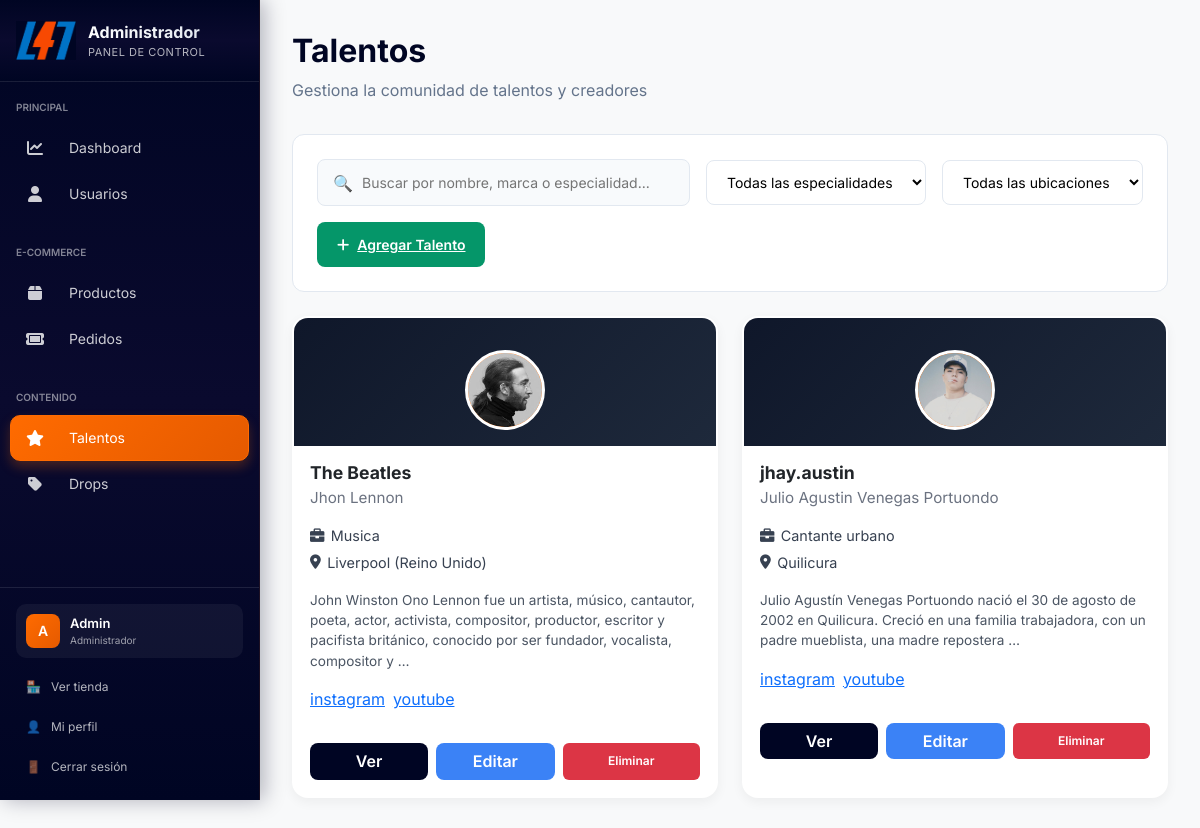
Screenshot of /adminpanel/talento/ with the database file from the repository.
### apps/talent/models.py (models this page shows, shortened)
class Talent(models.Model):
    full_name = models.CharField(max_length=100)
    brand_name = models.CharField(max_length=100, blank=True)
    location = models.CharField(max_length=100)
    specialty = models.CharField(max_length=100)
    biography = models.TextField()
    contact_email = models.EmailField(blank=True)
    phone_number = models.CharField(max_length=20, blank=True)
    profile_image = models.ImageField(upload_to='talents/profile/')
    cover_image = models.ImageField(upload_to='talents/cover/', blank=True)
    video_url = models.URLField(blank=True, help_text="Video de presentación/documental")
    is_verified = models.BooleanField(default=False)
    created_at = models.DateTimeField(auto_now_add=True)
    updated_at = models.DateTimeField(auto_now=True)
    class Meta:
        ordering = ['-is_verified', '-created_at']

class TalentSocialLink(models.Model):
    PLATFORM_CHOICES = [
        ('instagram', 'Instagram'),
        ('twitter', 'Twitter'),
        ('linkedin', 'LinkedIn'),
        ('website', 'Website'),
        ('facebook', 'Facebook'),
        ('youtube', 'YouTube'),
        ('tiktok', 'TikTok'),
        ('otro', 'Otro'),
    ]
    talent = models.ForeignKey(Talent, on_delete=models.CASCADE, related_name='social_links')
    platform = models.CharField(max_length=20, choices=PLATFORM_CHOICES)
    url = models.URLField()

### apps/adminpanel/views.py (the view)
def talentos(request):
    talents = Talent.objects.all()
    data = {
        'talents': talents,
    }
    return render(request, 'adminpanel/talent/talent.html', data)

### apps/cart/context_processors.py (called while the page is built)
def cart_context(request):
    cart = None
    if request.user.is_authenticated:
        cart = Cart.objects.filter(user=request.user).first()
    return {'cart': cart}

### apps/adminpanel/templates/adminpanel/talent/talent.html (shortened to what this page needs)
{% extends 'base/base_admin.html' %}
{% load static %}
{% block css %}
<link rel="stylesheet" href="{% static 'adminpanel/css/talent.css' %}">
{% endblock css %}
{% block content %}
<div class="content-area">
    <div class="content-header">
        <h1 class="content-title">Talentos</h1>
        <p class="content-subtitle">Gestiona la comunidad de talentos y creadores</p>
    </div>
    {% include 'adminpanel/talent/includes/talent_controls.html' %}
    <div class="talents-grid" id="talentsGrid">
        {% for talent in talents %}
        {% include 'adminpanel/talent/includes/talent_card.html' %}
        {% endfor %}
    </div>
</div>
{% endblock content %}

### apps/adminpanel/templates/adminpanel/talent/includes/talent_card.html (shortened to what this page needs)
<div class="talent-card" onclick="openTalentModal('{{ talent.id }}');">
    <div class="talent-card-header">
        <div class="talent-avatar">
            <img src="{{ talent.profile_image.url }}" alt="{{ talent.full_name }}">
        </div>
    </div>
    <div class="talent-card-body">
        <h3 class="talent-name">{{ talent.brand_name }}</h3>
        <p class="talent-brand">{{ talent.full_name }}</p>
        <ul class="talent-info">
            <li><i class="fa-solid fa-briefcase"></i> {{ talent.specialty }}</li>
            <li><i class="fa-solid fa-location-dot"></i> {{ talent.location }}</li>
        </ul>
        <p class="talent-description">
            {{ talent.biography|truncatewords:25 }}
        </p>
        <div class="talent-socials">
            {% for social in talent.social_links.all %}
            <a href="{{ social.url }}" target="_blank">
                <p>{{social.platform}}</p>
            </a>
            {% endfor %}
        </div>
        <div class="talent-actions">
            <button class="btn-view" onclick="openTalentModal('{{ talent.id }}'); event.stopPropagation()">Ver</button>
            <a href="#" class="btn-edit">Editar</a>
            <button class="btn btn-danger"
                onclick="confirmarEliminacion('{{ talent.id }}', '{{ talent.full_name }}'); event.stopPropagation();">Eliminar</button>
        </div>
    </div>
</div>

### apps/adminpanel/static/adminpanel/css/admin.css (style rules this page uses)
:root { --primary-color: #000523; --accent-color: #ff6b00; --light-gray: #f8f9fa; --medium-gray: #e9ecef; --border-color: #dee2e6; --text-color: #212529; --text-light: #6c757d; --sidebar-width: 260px; --sidebar-collapsed-width: 70px; --header-height: 70px; --transition: all 0.3s ease; }
body { font-family: "Inter", sans-serif; margin: 0; background-color: var(--light-gray); color: var(--text-color); }
.content-area { padding: 2rem; background-color: var(--light-gray); flex: 1; }

### apps/adminpanel/static/adminpanel/css/talent.css (style rules this page uses)
.content-area { padding: 32px; }
.content-header { margin-bottom: 32px; }
.content-title { font-size: 32px; font-weight: 700; color: #000523; margin-bottom: 8px; }
.content-subtitle { color: #64748b; font-size: 16px; }
.talents-grid { display: grid; grid-template-columns: repeat(auto-fill, minmax(320px, 1fr)); gap: 24px; margin-bottom: 32px; }
.talent-card { background: #ffffff; border-radius: 1rem; box-shadow: 0 4px 12px rgba(0, 0, 0, 0.05); overflow: hidden; transition: border 0.3s ease; cursor: pointer; border: 2px solid transparent; }
.talent-card-header { background: linear-gradient(135deg, #0f172a, #1e293b); padding: 2rem 1rem 1rem; text-align: center; position: relative; }
.talent-avatar { width: 80px; height: 80px; margin: 0 auto; border: 3px solid white; border-radius: 50%; overflow: hidden; background: #ff6b00; }
.talent-avatar img { width: 100%; height: 100%; object-fit: cover; }
.talent-card-body { padding: 1rem; }
.talent-name { font-weight: 700; font-size: 1.1rem; margin-bottom: 0.2rem; }
.talent-brand { color: #6b7280; font-size: 0.95rem; margin-bottom: 1rem; }
.talent-info { list-style: none; padding: 0; margin: 0 0 1rem; font-size: 0.9rem; color: #374151; }
.talent-info li { margin-bottom: 0.3rem; display: flex; align-items: center; gap: 0.4rem; }
.talent-description { font-size: 0.85rem; color: #4b5563; margin-bottom: 1rem; }
.talent-socials { display: flex; gap: 0.5rem; margin-bottom: 1rem; }
.talent-actions { display: flex; justify-content: space-between; gap: 0.5rem; }
.btn-view { flex: 1; background: #000; color: white; padding: 0.4rem; border-radius: 8px; border: none; font-weight: 600; cursor: pointer; }
.btn-edit { flex: 1; background: #3b82f6; color: white; padding: 0.4rem; border-radius: 8px; text-align: center; font-weight: 600; text-decoration: none; }
.btn { padding: 8px 16px; border: none; border-radius: 6px; font-size: 12px; font-weight: 600; cursor: pointer; transition: all 0.2s ease; text-decoration: none; display: inline-flex; align-items: center; gap: 4px; flex: 1; justify-content: center; }
.btn-view { background: #000523; color: white; }
.btn-edit { background: #3b82f6; color: white; }

### rows the page displays
Talent: profile_image (picture), brand_name "The Beatles", full_name "Jhon Lennon", specialty "Musica", location "Liverpool (Reino Unido)", biography "John Winston Ono Lennon fue un artista, músico, cantautor, poeta, actor, activista, compositor, productor, escritor y pacifista británico, conocido por ser fundador, vocalista, compositor y …"
TalentSocialLink: platform "instagram"
TalentSocialLink: platform "youtube"
Talent: profile_image (picture), brand_name "jhay.austin", full_name "Julio Agustin Venegas Portuondo", specialty "Cantante urbano", location "Quilicura", biography "Julio Agustín Venegas Portuondo nació el 30 de agosto de 2002 en Quilicura. Creció en una familia trabajadora, con un padre mueblista, una madre repostera …"
TalentSocialLink: platform "instagram"
TalentSocialLink: platform "youtube"
